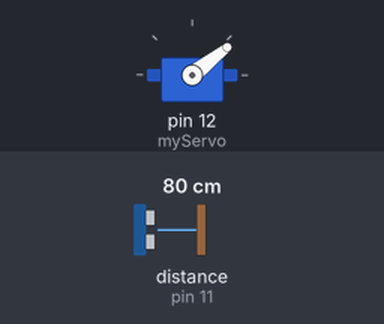
Simulated run of this sketch. Board: Arduino Uno, built with avr-gcc and run on an emulated ATmega328P. On the bench: servo. Wiring (inferred from the names in the program): ultrasonic range finder: trigger pin 10; echo pin 11. The inputs (shaded band) are chosen by the test bench; at power-on: distance to the obstacle (sensor on pin 11) 80 cm. The echo pulse lasts 58.3 µs per cm; what the sketch prints to the serial monitor is not drawn.

Above: at 1.78 s.
1.8 s: distance to the obstacle (sensor on pin 11) set to 2 cm
At 2.39 s:
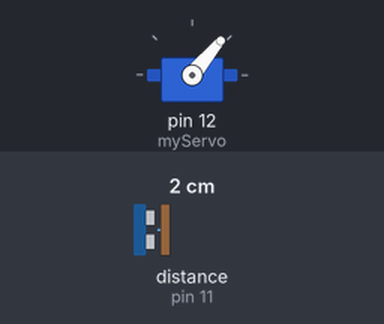
7.8 s: distance to the obstacle (sensor on pin 11) set to 120 cm
At 8.36 s:
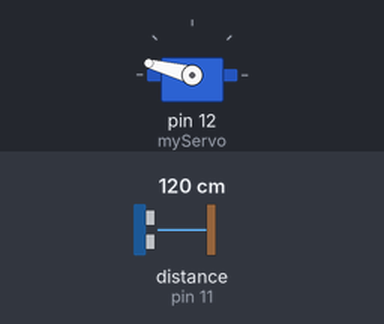
Timing chart, 0 to 16.8 s (numbered marks = the images above; inputs shaded):
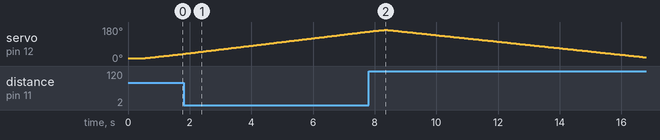

The sketch:

RADAR.ino
```cpp
#include <Servo.h>

const int trigPin = 10;
const int echoPin = 11;

long duration;
int distance;

Servo myServo;

void setup() {
  pinMode(trigPin, OUTPUT);
  pinMode(echoPin, INPUT);
  Serial.begin(9600);
  myServo.attach(12);

  // Opcional: limita a velocidade máxima do servo (ajuda bastante no SG90)
  myServo.write(15);   // posição inicial
  delay(500);
}

void loop() {
  // Ida: 15 → 165
  for (int i = 15; i <= 165; i++) {
    myServo.write(i);
    delay(50);                    // ← valor mais suave
    distance = calculateDistance();

    Serial.print(i);
    Serial.print(",");
    Serial.print(distance);
    Serial.print(".");
  }

  // Volta: 165 → 15
  for (int i = 165; i >= 15; i--) {
    myServo.write(i);
    delay(50);                    // ← mesmo valor
    distance = calculateDistance();

    Serial.print(i);
    Serial.print(",");
    Serial.print(distance);
    Serial.print(".");
  }
}

int calculateDistance() {
  digitalWrite(trigPin, LOW);
  delayMicroseconds(2);
  digitalWrite(trigPin, HIGH);
  delayMicroseconds(10);
  digitalWrite(trigPin, LOW);

  duration = pulseIn(echoPin, HIGH, 30000); // timeout de 30ms (evita travamentos)
  distance = duration * 0.034 / 2;

  if (distance == 0 || distance > 400) distance = 400; // protege valores absurdos

  return distance;
}
```

Measured:
- by itself, servo on pin 12 (myServo): rises from 156° to 165° in 0.46 s, then falls to 20° in 8.5 s
